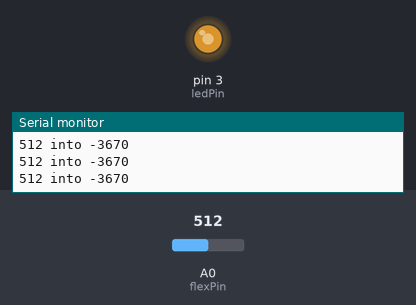
A sketch run on a simulated Arduino Uno, built with avr-gcc and run on an emulated ATmega328P. Shown: output pins drawn as LEDs (lit = HIGH), the last lines printed to the serial monitor. Inputs (shaded band) come from the test bench; at power-on: A0 (flexPin) = 512.

Above: at 1.2 s.
1.3 s: A0 (flexPin) set to 716
At 2.3 s:
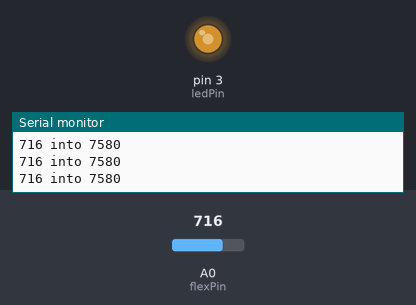
2.8 s: A0 (flexPin) set to 511
At 3.7 s:
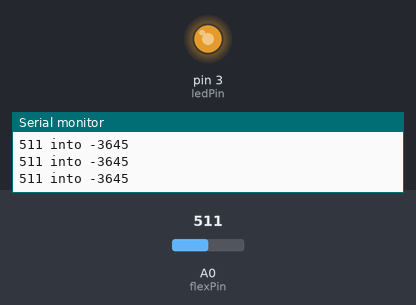
Timing chart, 0 to 5.8 s (numbered marks = the images above; inputs shaded):
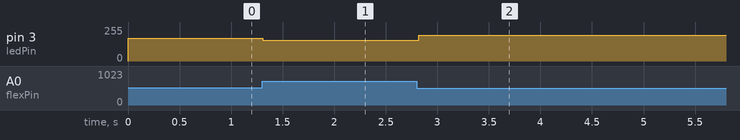

Measured:
- after the input at 1.3 s, pin 3 (ledPin): 170/255 → 156/255 at once
- after the input at 2.8 s, pin 3 (ledPin): 156/255 → 195/255 at once

The sketch:

Changer_luminosite_led_flex_sensor.ino
```cpp
const int ledPin = 3;   //pin 3 has PWM funtion
const int flexPin = A0; //pin A0 to read analog input

//Variables:
int value; //save analog value


void setup(){

  pinMode(ledPin, OUTPUT);  //Set pin 3 as 'output'
  Serial.begin(9600);       //Begin serial communication

}

void loop(){

  value = analogRead(flexPin);         //Read and save analog value from potentiometer
  Serial.print(value);               //Print value
  value = map(1010-100*(value-1010), 0, 1023, 0, 255);//Map value 0-1023 to 0-255 (PWM)
  Serial.print(" into ");
  Serial.println(value);
  analogWrite(ledPin, value);          //Send PWM value to led
  delay(100);                          //Small delay

}
```
